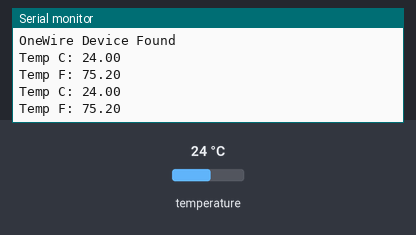
Bench run of a sketch on a simulated Arduino Uno, built with avr-gcc and run on an emulated ATmega328P. Shown: the last lines printed to the serial monitor. The inputs (shaded band) are chosen by the test bench; at power-on: temperature 24 °C.

Above: at 7.3 s.
7.4 s: temperature set to 12 °C
At 12.7 s:
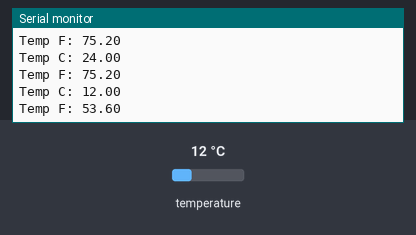
14.1 s: temperature set to 19 °C
At 19.4 s:
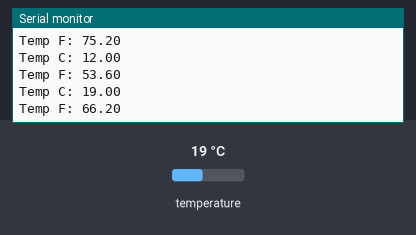
Timing chart, 0 to 20.9 s (numbered marks = the images above; inputs shaded):
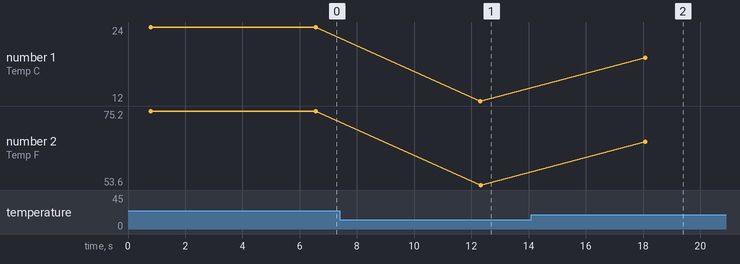

Measured:
- after the input at 7.4 s, the serial monitor: prints a new line after 4.9 s (image 1)
- after the input at 14.1 s, the serial monitor: prints a new line after 4.0 s (image 2)
- plotted number 1: 24 → 12 after the input at 7.4 s, 12 → 19 after the input at 14.1 s
- plotted number 2: 75.2 → 53.6 after the input at 7.4 s, 53.6 → 66.2 after the input at 14.1 s

The sketch:

heartRateOnS3.ino
```cpp
#include <OneWire.h>
#include <DallasTemperature.h>

#define ONEWIRE_PIN 12
#define UPDATE_DELAY  5000

OneWire oneWire(ONEWIRE_PIN);
DallasTemperature sensors(&oneWire);

boolean TempSensorAvailable = false;

DeviceAddress TempSensor;
float tempC, tempF; // sensor values
int sensorNum = 100 ; // to tell sensors apart if you plan to log data from more than one
int logNum = 0;  //log file counter


void setup() {

  Serial.begin(115200);
  delay(10);


  Serial.print("Found ");
  Serial.print(sensors.getDeviceCount(), DEC);
  Serial.println(" OneWire device(s).");

  // report parasite power requirements
  Serial.print("Parasite power: ");
  if (sensors.isParasitePowerMode()) Serial.println("ON");
  else Serial.println("OFF");

  if (!sensors.getAddress(TempSensor, 0)) {
    Serial.println("No OneWire Device Found");
  } else {
    TempSensorAvailable = true;
    Serial.println("OneWire Device Found");
    sensors.setResolution(TempSensor, 12);
  }
}

void loop() {
  String logfile;
  sensors.requestTemperatures();          // Get temprature
  tempC = sensors.getTempC(TempSensor);   // save temprature
  tempF = DallasTemperature::toFahrenheit(tempC);

  Serial.print("Temp C: ");
  Serial.println(tempC);        // Serial print the C  temperature
  Serial.print("Temp F: ");
  Serial.print(tempF);  // Convert then Serial print the F  temperature
  Serial.println("");


    delay(UPDATE_DELAY);  // Some delay

}
```
